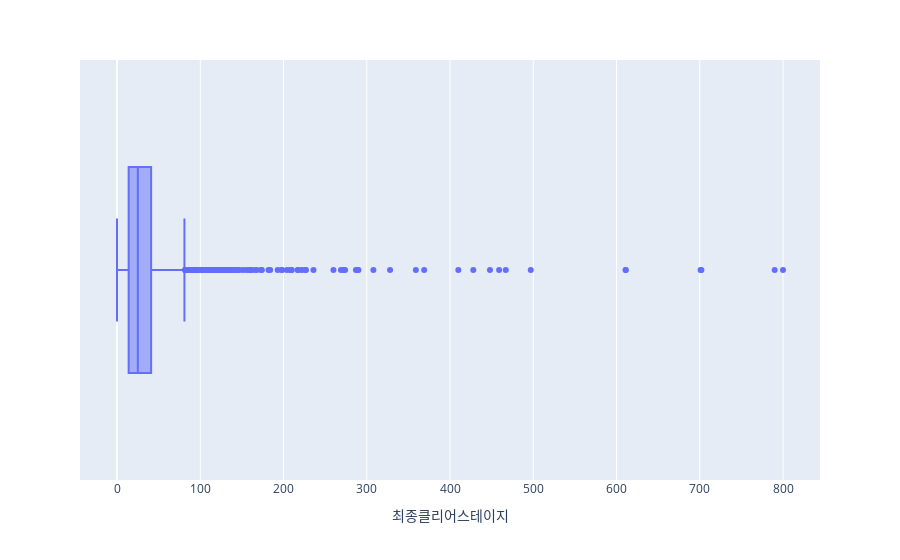

The notebook cell this image was saved under:
### Code cell
# 4. 1일차부터 14일차까지 모두 접속한 유저의 '최종클리어스테이지'분포를 시각화 (histogram or boxplot)

new_df = df1[~(df1[connection_status] == 0).any(axis =1)]
px.box(new_df, '최종클리어스테이지')

### Figure 1 — Plotly figure (JSON) as saved in the notebook; plotly's stock layout.template omitted (floating-point values rounded to 4 significant figures; data arrays with more than 128 entries replaced by an {"elided": "..."} marker saying what was removed)
{"data": [{"alignmentgroup": "True", "hovertemplate": "최종클리어스테이지=%{x}<extra></extra>", "legendgroup": "", "marker": {"color": "#636efa"}, "name": "", "notched": false, "offsetgroup": "", "orientation": "h", "showlegend": false, "type": "box", "x": {"elided": "5684 int values"}, "x0": " ", "xaxis": "x", "y0": " ", "yaxis": "y"}], "layout": {"boxmode": "group", "legend": {"tracegroupgap": 0}, "margin": {"t": 60}, "xaxis": {"anchor": "y", "domain": [0, 1], "title": {"text": "최종클리어스테이지"}}, "yaxis": {"anchor": "x", "domain": [0, 1]}}}
